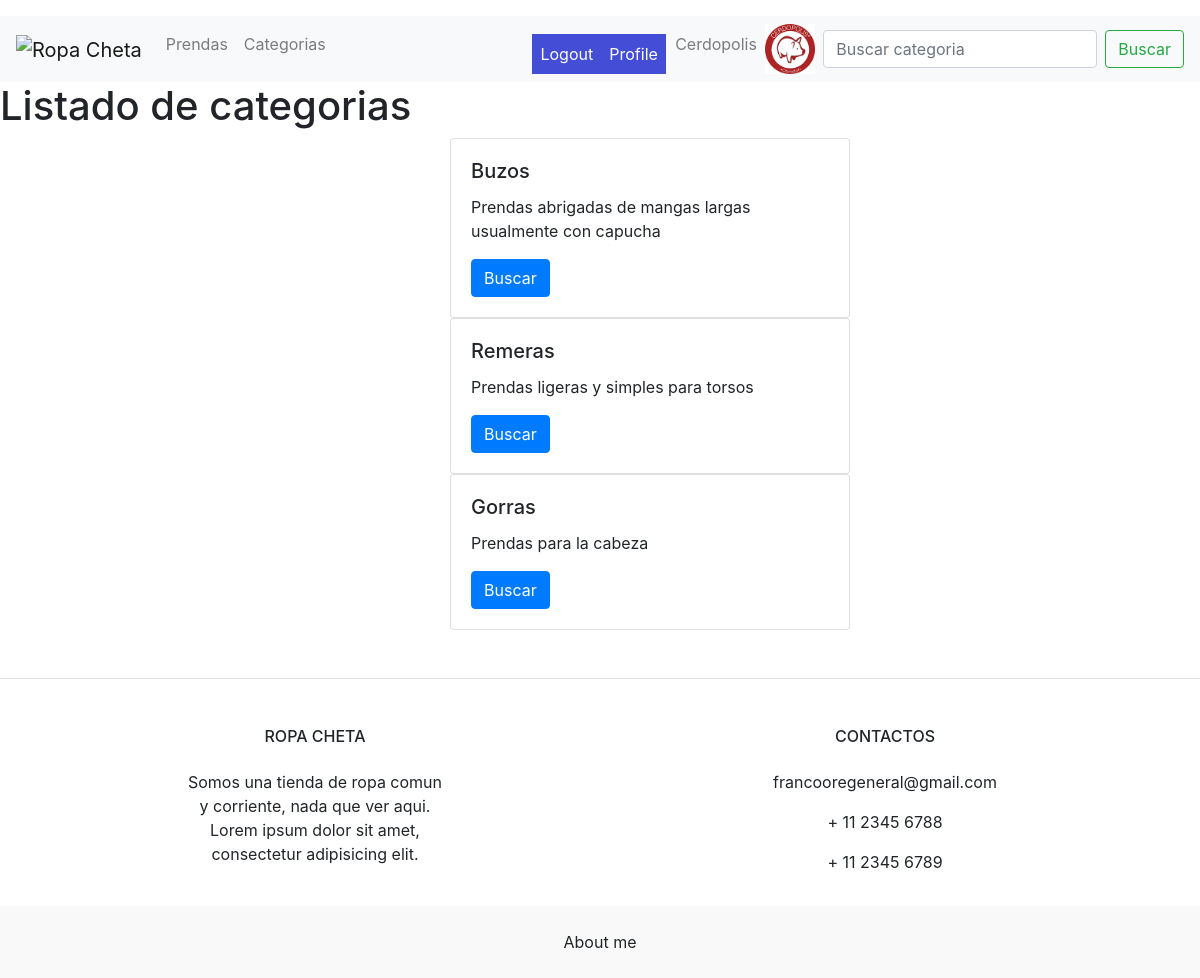
The page /clothes/list-categories/ (signed in) on the database its author committed.
### users/models.py (models this page shows)
class UserProfile(models.Model):
    class Meta:
        verbose_name_plural = 'Perfiles de usuarios'
    user = models.OneToOneField(User, on_delete=models.CASCADE, related_name='profile', verbose_name='Usuario')
    phone = models.CharField(max_length=25, null=True, blank=True, verbose_name='Numero telefonico')
    birth_date = models.DateField(null=True, blank=True, verbose_name='Fecha de nacimiento')
    profile_picture = models.ImageField(upload_to='profile_images', null=True, blank=True)

### clothes/models.py (models this page shows)
class Category(models.Model):
    class Meta:
        verbose_name_plural = 'Categorias'
    name = models.CharField(max_length=123, unique=True, verbose_name= 'Nombre')
    description = models.CharField(max_length=123, default= 'Sin descripción', verbose_name= 'Descripción')

### clothes/views.py (the view)
# urls.py: path('list-categories/', list_categories, name='list_categories'),
def list_categories(request):
    if 'search' in request.GET:
        search = request.GET['search']
        categories = Category.objects.filter(name__icontains=search)
    else:
        categories = Category.objects.all()
    context= {
        'categories':categories,
    }
    return render(request, 'clothes/categories/list_categories.html', context=context)

### Templates/clothes/categories/list_categories.html (shortened to what this page needs)
{% extends 'base.html' %}
{% block content %}
    <h1>Listado de categorias</h1>
    {% for category in categories %}
        <div class="card" style="width: 18rem; justify-content: center; left: 450px; width: 400px;">
            <div class="card-body">
            <h5 class="card-title">{{category.name}}</h5>
            <p class="card-text">{{category.description}}</p>
            <a href="/clothes/list-clothes/?search={{category.name}}" class="btn btn-primary">Buscar</a>
            </div>
        </div>
    {% endfor %}
{% endblock %}
{% block search %}
<form class="form-inline my-2 my-lg-0" action="/clothes/list-categories/" method="GET">
    <input class="form-control mr-sm-2" type="search" placeholder="Buscar categoria" aria-label="Search" name="search">
    <button class="btn btn-outline-success my-2 my-sm-0" type="submit">Buscar</button>
{% endblock %}

### Templates/base.html (shortened to what this page needs)
<!DOCTYPE html>
<html lang="en">
<head>
    <link rel="stylesheet" href="https://cdn.jsdelivr.net/npm/bootstrap@4.6.2/dist/css/bootstrap.min.css">
</head>
<body>
    <p style="background-image: url('https://i.ibb.co/hmWLZ6V/Captura-de-pantalla-2023-02-04-213633-removebg-preview.png');">
    <header>
        <nav class="navbar navbar-expand-lg navbar-light bg-light">
            <a class="navbar-brand" href="/"><img src="https://i.ibb.co/hmWLZ6V/Captura-de-pantalla-2023-02-04-213633-removebg-preview.png" alt="Ropa Cheta" width="150" height="45" ></a>
            <div class="collapse navbar-collapse" id="navbarSupportedContent">
                <ul class="navbar-nav mr-auto">
                    <li class="nav-item">
                        <a class="nav-link" href="/clothes/list-clothes">Prendas</a>
                    </li>
                    <li class="nav-item">
                        <a class="nav-link" href="/clothes/list-categories">Categorias</a>
                    </li>
                    {% if request.user.is_authenticated %}
                    <li class="nav-item">
                        <a class="nav-link" href="/users/logout/"
                        style="background-color:#434dd6; color: white; border: 0px; position: relative; top: 20%; right: 2%"
                        role="button">Logout</a>
                    </li>
                    <li class="nav-item">
                        <a class="nav-link" href="/users/update/profile/"
                        style="background-color:#434dd6; color: white; border: 0px; position: relative; top: 20%; right: 2%"
                        role='button'>Profile</a>
                    </li>
                    <li class="nav-item">
                        <a class="nav-link" href="/users/update/">{{request.user.username}}</a>
                    </li>
                        {% if request.user.profile.profile_picture.url != '' %}
                            <img src="{{request.user.profile.profile_picture.url}}" alt="profile_picture" width="50px" height="50px">
                        {% endif %}
                    {% endif %}
                </ul>
                {% block search %}
                {% endblock %}
                </form>
            </div>
        </nav>
    </header>
    {% block content %}
    {% endblock %}
    <section class="d-flex justify-content-center justify-content-lg-between p-4 border-bottom">
    </section>
    <section class="">
        <div class="container text-center text-md-start mt-5">
            <div class="row mt-3">
                <div class="col-md-3 col-lg-4 col-xl-3 mx-auto mb-4">
                    <h6 class="text-uppercase fw-bold mb-4">
                        Ropa Cheta
                    </h6>
                    <p>
                        Somos una tienda de ropa comun y corriente, nada que ver aqui. Lorem ipsum
                        dolor sit amet, consectetur adipisicing elit.
                    </p>
                </div>
                <div class="col-md-4 col-lg-3 col-xl-3 mx-auto mb-md-0 mb-4">
                    <h6 class="text-uppercase fw-bold mb-4">Contactos</h6>
                    <p>
                        francooregeneral@gmail.com
                    </p>
                    <p> + 11 2345 6788</p>
                    <p> + 11 2345 6789</p>
                </div>
            </div>
        </div>
    </section>
    <div class="text-center p-4" style="background-color: rgba(0, 0, 0, 0.025);">
        <a class="text-reset fw-bold" href="/about">About me</a>
    </div>
</body>
</html>

### rows shown on the page
Category: name "Buzos", description "Prendas abrigadas de mangas largas usualmente con capucha"
Category: name "Remeras", description "Prendas ligeras y simples para torsos"
Category: name "Gorras", description "Prendas para la cabeza"

### other values the page prints
{{ request.user.username }} "Cerdopolis"
